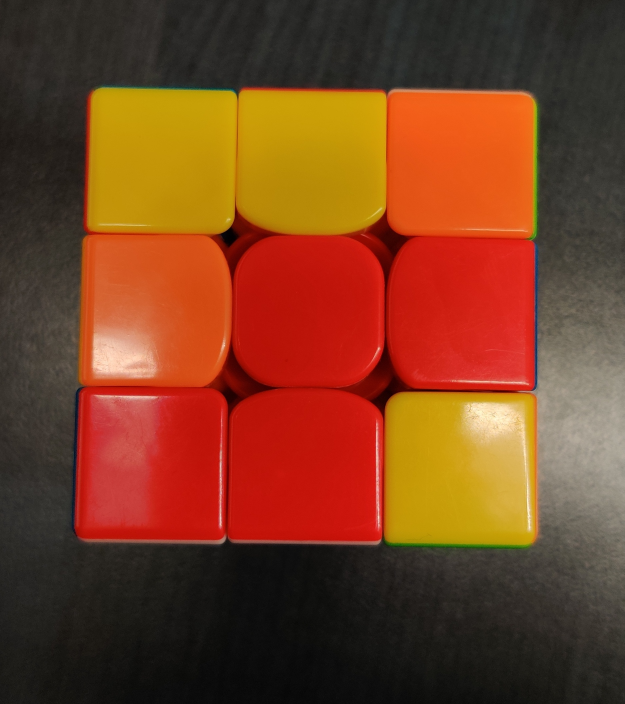
#> input picture Color-Detection/1.jpg, 1873 x 2112 px, given in place of the camera (shown at 1/3 size)
$ python colour_sensing.py
#> lines starting #> are read from the running program, lines starting #| are printed output that depends on the picture; after the words box and inside, x2 and y2 are one past the last pixel; in counts of white or black regions, pixels touching at a corner belong together
import cv2
import numpy as np
from imutils import contours

url = 'https://192.168.137.94:8080/'
feed = cv2.VideoCapture(0, cv2.CAP_DSHOW)
feed.open(0)
#feed = cv2.VideoCapture(url+'video')
FEED_WIDTH = int(feed.get(3))
FEED_HEIGHT = int(feed.get(4))

squares1 = [[(0, 0) for i in range(2)] for y in range(9)]
squares2 = [[(0, 0) for i in range(2)] for y in range(9)]
outputColours = ["" for i in range(6)]
canvas = np.zeros(shape=[250, 300, 3], dtype=np.uint8)

for i in range(9):
    squares1[i][0] = (150 + (i % 3) * 90, 100 + (i // 3) * 90)
    squares1[i][1] = (235 + (i % 3) * 90, 185 + (i // 3) * 90)
    squares2[i][0] = (80 + (i % 3) * 45, 50 + (i // 3) * 45)
    squares2[i][1] = (120 + (i % 3) * 45, 90 + (i // 3) * 45)

OFFSET = squares1[0][0]

cv2.namedWindow('Feed', cv2.WINDOW_AUTOSIZE)
cv2.moveWindow('Feed', 0, 0)
cv2.namedWindow('Mask', cv2.WINDOW_AUTOSIZE)
cv2.moveWindow('Mask', FEED_WIDTH, 0)
cv2.namedWindow('Cube', cv2.WINDOW_AUTOSIZE)
cv2.moveWindow('Cube', FEED_WIDTH, 300)


# [58 lines left out: functions findcolour, num2colour, colour2bgr, getsidenum, not called in this run]


while 1:
    # Capture frame-by-frame
    (ret, frame) = feed.read()
#> frame is the input picture: shape (2112, 1873, 3); mean B, G, R 33.5, 64, 120.5
    # frame = cv2.flip(frame,1) #mirror the stream

    # Draw the nine squares to align the cube
    for i in range(9):
        cv2.rectangle(frame, squares1[i][0], squares1[i][1], (255, 255, 255), 1)
        cv2.rectangle(canvas, squares2[i][0], squares2[i][1], (255, 255, 255), 1)
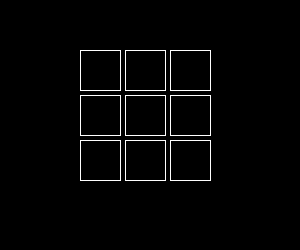
#> canvas: shape (250, 300, 3); 1.9% white in thin lines or dots, all inside (x1, y1, x2, y2) = (80, 50, 211, 181)
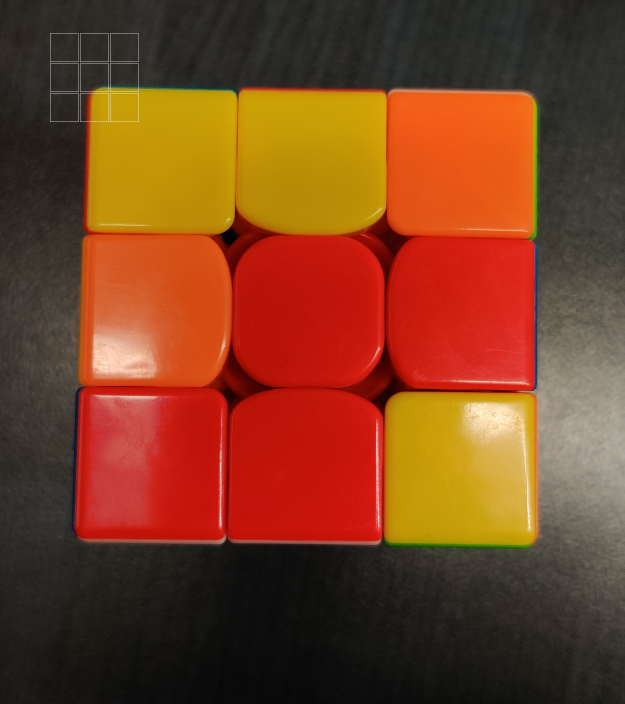
#> frame: shape (2112, 1873, 3) (shown at 1/3 size); 0.08% of pixels changed, all inside (x1, y1, x2, y2) = (150, 100, 416, 366)

    colourMask = [0 for i in range(6)]
    framehsv = cv2.cvtColor(frame, cv2.COLOR_BGR2HSV)
#> framehsv: shape (2112, 1873, 3); mean H, S, V 16.9, 126.9, 120.9
    colourMask[0] = cv2.inRange(framehsv, (15, 90, 130), (60, 250, 255))  # yellow
    colourMask[1] = cv2.inRange(framehsv, (10, 5, 130), (110, 110, 255))  # white
    colourMask[2] = cv2.inRange(framehsv, (70, 180, 190), (120, 255, 255))  # blue
    colourMask[3] = cv2.inRange(framehsv, (5, 70, 150), (15, 235, 255))  # orange
    colourMask[4] = cv2.inRange(framehsv, (60, 110, 110), (85, 255, 255))  # green
    colourMask[5] = cv2.inRange(framehsv, (0, 110, 165), (5, 255, 255))  # red

    mask = colourMask[0]
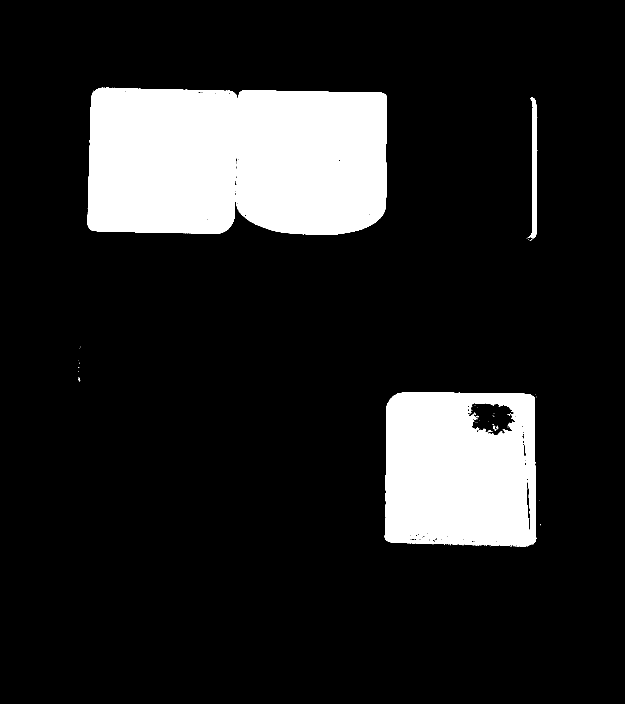
#> mask: shape (2112, 1873) (shown at 1/3 size); 14.3% white; 82 white regions (69 under 20 px), largest, box (x1, y1, x2, y2) and area: (1153, 1177, 1610, 1641) 189674, (708, 271, 1160, 704) 182748, (263, 263, 713, 701) 173392
    for i in range(6):
        mask = cv2.bitwise_or(mask, colourMask[i])
#> this loop made 6 passes
#> pass 2, `mask = cv2.bitwise_or(mask, colourMask[i])`:
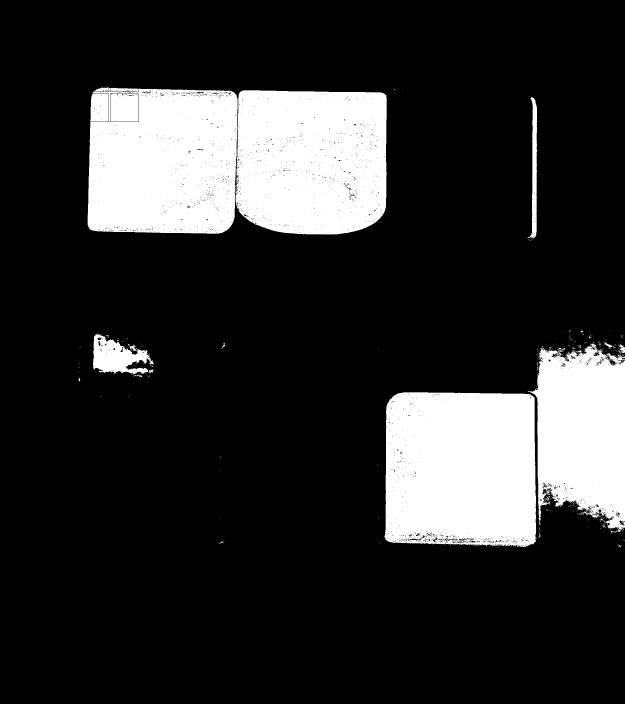
#> mask: shape (2112, 1873) (shown at 1/3 size); 18% white; 426 white regions (395 under 20 px), largest, box (x1, y1, x2, y2) and area: (1153, 1177, 1610, 1641) 200862, (708, 271, 1160, 704) 182748, (263, 263, 713, 701) 173392
#> after the loop:
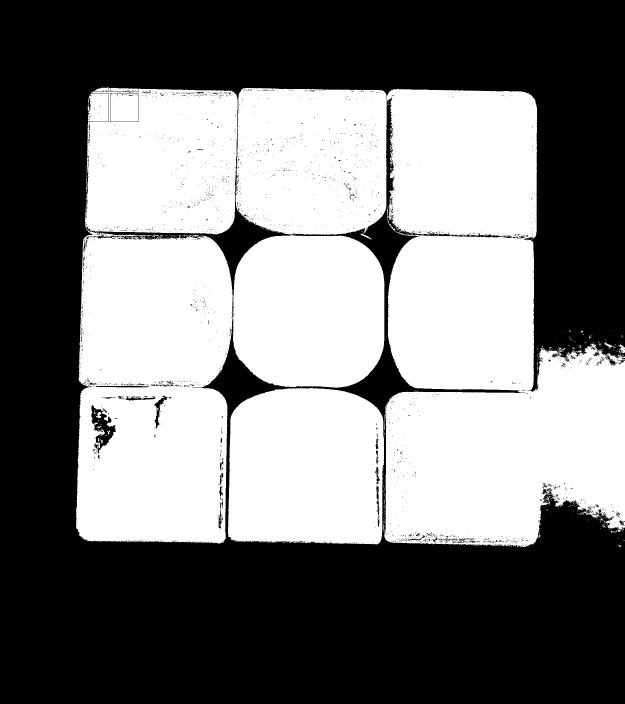
#> mask: shape (2112, 1873) (shown at 1/3 size); 47.1% white; 621 white regions (584 under 20 px), largest, box (x1, y1, x2, y2) and area: (708, 264, 1873, 1641) 892216, (228, 687, 1154, 1631) 576513, (684, 1164, 1152, 1633) 202873

    mask = mask[OFFSET[1]:365, OFFSET[0]:415]  # Crop the mask
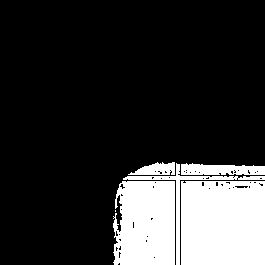
#> mask: shape (265, 265); 19.8% white; 6 white regions (1 under 20 px)
    cntsUnfiltered = cv2.findContours(mask, cv2.RETR_EXTERNAL, cv2.CHAIN_APPROX_SIMPLE)
#> cntsUnfiltered = 6 contours, 1 with area under 20; largest, box (x1, y1, x2, y2) and area: (181, 181, 265, 265) 6883, (113, 181, 175, 265) 4702, (181, 163, 265, 175) 728, (123, 163, 265, 265) 684, (128, 162, 175, 175) 353
    cntsUnfiltered = cntsUnfiltered[0] if len(cntsUnfiltered) == 2 else cntsUnfiltered[1]

    cnts = []
    for i in range(len(cntsUnfiltered)):
        if cv2.contourArea(cntsUnfiltered[i]) > 3000 and cv2.contourArea(cntsUnfiltered[i]) < 8000:
            cnts.append(cntsUnfiltered[i])
#> after the loop, cnts = 2 contours; box (x1, y1, x2, y2) and area: (181, 181, 265, 265) 6883, (113, 181, 175, 265) 4702

    # Sort all contours from top-to-bottom or bottom-to-top
    cnts = sorted(cnts, key=cv2.contourArea, reverse=True)[:9]  # Sort 9 largest contours
    if len(cnts) > 0:
        (cnts, _) = contours.sort_contours(cnts, method="top-to-bottom")

    # Take each row of 3 and sort from left-to-right or right-to-left
    cube_rows = []
    row = []
    for (i, c) in enumerate(cnts, 1):
        row.append(c)
        if i % 3 == 0:
            (cnts, _) = contours.sort_contours(row, method="left-to-right")
            cube_rows.append(cnts)
            row = []
#> this loop made 2 passes
#> i on passes 1 to 2: 1, 2
#> after the loop, cube_rows = []

    # Print the bounding rectangles and number them
    number = 0
    for row in cube_rows:
        for c in row:
            x, y, w, h = cv2.boundingRect(c)
            cv2.rectangle(frame, (x + OFFSET[0], y + OFFSET[1]), (x + w + OFFSET[0], y + h + OFFSET[1]), (36, 255, 12),
                          2)
            cv2.putText(frame, "#{}".format(number + 1), (x + OFFSET[0], y + OFFSET[1] - 5), cv2.FONT_HERSHEY_SIMPLEX,
                        0.7, (255, 255, 255), 2)
            number += 1
            if number > 9:
                break
        if number > 9:
            break
#> this loop made 0 passes
#> after the loop, number = 0

    coloursOnOneFace = ""
    if cv2.waitKey(10) == ord('\r'):
#> (key Esc is pressed here)
        num = 1
        for row in cube_rows:
            for c in row:
                x, y, w, h = cv2.boundingRect(c)
                colourLetter = num2colour(findcolour(x + OFFSET[0], y + OFFSET[1], w, h))
                strcolour = colour2bgr(colourLetter)
                cv2.rectangle(canvas, squares2[num - 1][0], squares2[num - 1][1], strcolour, -1)
                coloursOnOneFace += colourLetter
                num += 1
            if num > 9:
                break
    elif cv2.waitKey(10) & 0xFF == 27:
#> (key Esc is pressed here)
        break

    if len(coloursOnOneFace) == 9:
        outputColours[getsidenum(coloursOnOneFace[4])] = coloursOnOneFace


    cv2.imshow('Feed', frame)
    cv2.imshow('Mask', mask)
    cv2.imshow('Cube', canvas)

# Print the colours of the sides
for i in range(6):
    print(outputColours[i])

# When everything done, release the capture
feed.release()
cv2.destroyAllWindows()
